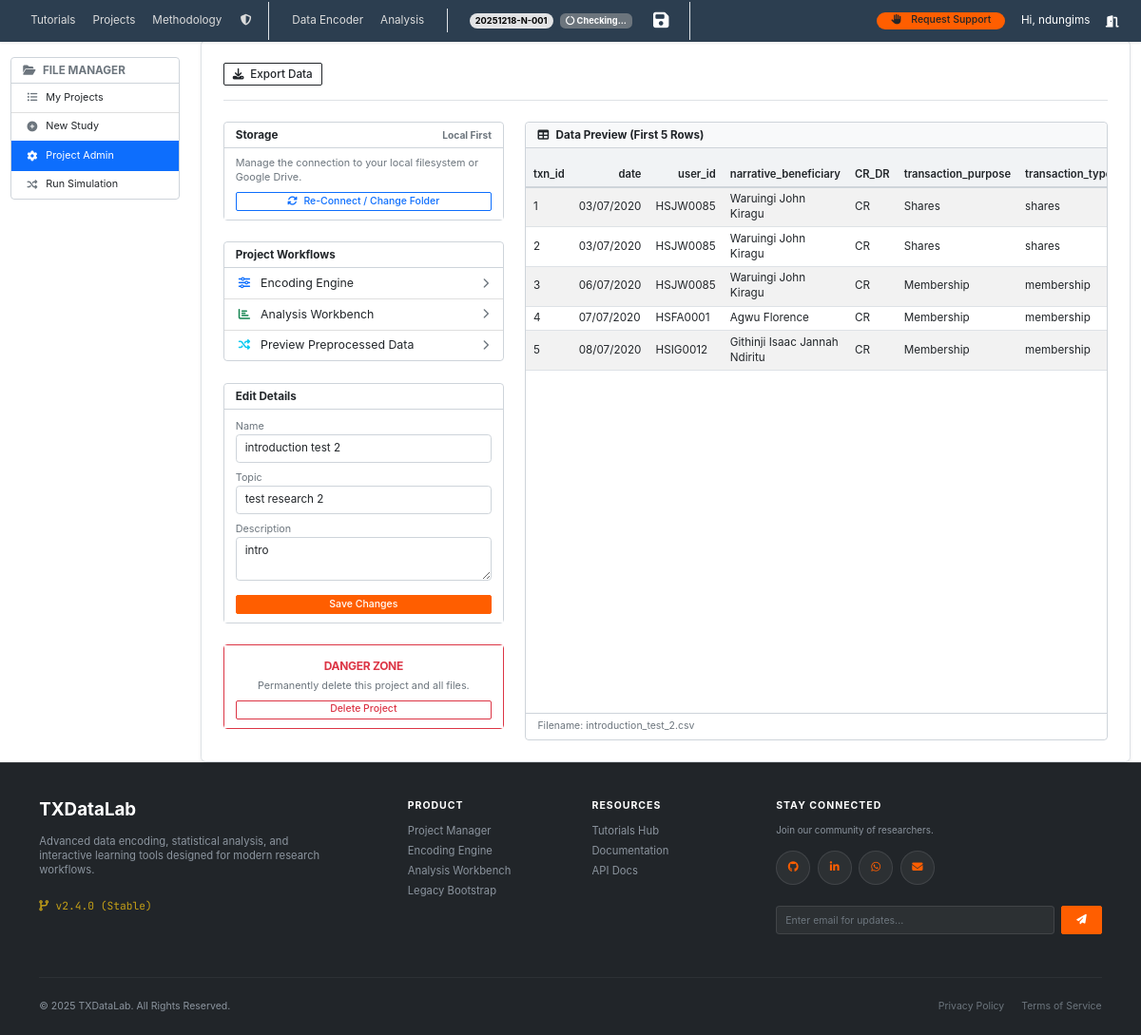
Page /projects/admin/1 (signed in) on the committed database.
### app/app_database/encoder_models.py (models this page shows, shortened)
class Study(db.Model):
    __tablename__ = 'studies'
    id = db.Column(db.Integer, primary_key=True)
    name = db.Column(db.String(255), unique=True, nullable=False)
    topic = db.Column(db.String(255))
    description = db.Column(db.Text)
    created_at = db.Column(db.DateTime(timezone=True), server_default=func.now())
    map_filename = db.Column(db.String(255), unique=True, nullable=False)
    project_code = db.Column(db.String(50), unique=True, index=True)
    user_id = db.Column(db.Integer, db.ForeignKey('users.id'), nullable=False)
    user = db.relationship('User', back_populates='studies')
    definitions = db.relationship('EncoderDefinition', back_populates='study', cascade='all, delete-orphan')
    column_encodings = db.relationship('ColumnEncoding', back_populates='study', cascade='all, delete-orphan')

class User(UserMixin, db.Model):
    __tablename__ = 'users'
    id = db.Column(db.Integer, primary_key=True)
    username = db.Column(db.String(64), index=True, unique=True, nullable=False)
    email = db.Column(db.String(120), index=True, unique=True, nullable=False)
    password_hash = db.Column(db.String(256))
    user_code = db.Column(db.String(20), unique=True, index=True, nullable=True)
    role_id = db.Column(db.Integer, db.ForeignKey('roles.id'))
    role = db.relationship('Role', back_populates='users')
    studies = db.relationship(
        'Study',
        back_populates='user',
        lazy='dynamic',
        cascade='all, delete-orphan'
    )

### app/app_file_mgt/file_mgt.py (the view)
@file_mgt_bp.route('/admin/<int:study_id>')
@login_required
def project_admin(study_id):
    study = Study.query.get_or_404(study_id)
    base_filename = study.map_filename.replace('.json', '.csv')
    content = WorkspaceManager.get_file(current_user.id, study.project_code, base_filename)
    preview_html = "Waiting for Local Sync..."
    if content:
        import pandas as pd
        import io
        try:
            df = pd.read_csv(io.StringIO(content), nrows=5)
            preview_html = df.to_html(classes='table table-sm table-striped small', index=False, border=0)
        except Exception as e:
            preview_html = f"Error reading cached data: {e}"
    return render_template('project_admin.html', study=study, preview_html=preview_html, active_page='admin')

### app/app_file_mgt/templates/file_mgt/project_admin.html (shortened to what this page needs)
{% extends "base_file_mgt.html" %}
{% block file_content %}
<div class="d-flex justify-content-between align-items-start mb-4 border-bottom pb-3">
    <div class="btn-group">
        <a href="{{ url_for('file_mgt.export_project', study_id=study.id) }}" class="btn btn-outline-dark">
            <i class="fas fa-download me-1"></i> Export Data
        </a>
    </div>
</div>
<div class="row g-4">
    <div class="col-lg-4">
        <div class="card shadow-sm mb-4">
            <div class="card-header bg-white fw-bold d-flex justify-content-between align-items-center">
                <span>Storage</span>
                <small class="text-muted">Local First</small>
            </div>
            <div class="card-body">
                <p class="small text-muted mb-2">
                    Manage the connection to your local filesystem or Google Drive.
                </p>
                <button onclick="SyncManager.connectLocalFolder()" class="btn btn-sm btn-outline-primary w-100">
                    <i class="fas fa-sync-alt me-1"></i> Re-Connect / Change Folder
                </button>
            </div>
        </div>
        <div class="card shadow-sm mb-4">
            <div class="card-header bg-white fw-bold">Project Workflows</div>
            <div class="list-group list-group-flush">
                <a href="{{ url_for('encoding.assign', study_id=study.id) }}" class="list-group-item list-group-item-action d-flex justify-content-between align-items-center">
                    <div><i class="fas fa-sliders-h text-primary me-2"></i> Encoding Engine</div>
                    <i class="fas fa-chevron-right text-muted small"></i>
                </a>
                <a href="{{ url_for('analysis.dashboard', study_id=study.id) }}" class="list-group-item list-group-item-action d-flex justify-content-between align-items-center">
                    <div><i class="fas fa-chart-bar text-success me-2"></i> Analysis Workbench</div>
                    <i class="fas fa-chevron-right text-muted small"></i>
                </a>
                <a href="{{ url_for('ops.view_study_results', study_id=study.id) }}" class="list-group-item list-group-item-action d-flex justify-content-between align-items-center">
                    <div><i class="fas fa-random text-info me-2"></i> Preview Preprocessed Data</div>
                    <i class="fas fa-chevron-right text-muted small"></i>
                </a>
            </div>
        </div>
        <div class="card shadow-sm mb-4">
            <div class="card-header bg-white fw-bold">Edit Details</div>
            <div class="card-body">
                <form action="{{ url_for('file_mgt.update_project', study_id=study.id) }}" method="POST">
                    <div class="mb-2">
                        <label class="small text-muted">Name</label>
                        <input type="text" class="form-control form-control-sm" name="study_name" value="{{ study.name }}">
                    </div>
                    <div class="mb-2">
                        <label class="small text-muted">Topic</label>
                        <input type="text" class="form-control form-control-sm" name="study_topic" value="{{ study.topic }}">
                    </div>
                    <div class="mb-3">
                        <label class="small text-muted">Description</label>
                        <textarea class="form-control form-control-sm" name="study_description">{{ study.description }}</textarea>
                    </div>
                    <button type="submit" class="btn btn-sm btn-primary w-100">Save Changes</button>
                </form>
            </div>
        </div>
        <div class="card border-danger">
            <div class="card-body text-center">
                <h6 class="text-danger">Danger Zone</h6>
                <p class="small text-muted mb-2">Permanently delete this project and all files.</p>
                <form action="{{ url_for('file_mgt.delete_project', study_id=study.id) }}" method="POST" onsubmit="return confirm('Are you sure you want to delete {{ study.name }}? This cannot be undone.');">
                    <button type="submit" class="btn btn-sm btn-outline-danger w-100">Delete Project</button>
                </form>
            </div>
        </div>
    </div>
    <div class="col-lg-8">
        <div class="card shadow-sm h-100">
            <div class="card-header bg-light">
                <i class="fas fa-table me-2"></i>Data Preview (First 5 Rows)
            </div>
            <div class="card-body p-0">
                <div class="table-responsive">
                    {% if preview_html %}
                        {{ preview_html|safe }}
                    {% else %}
                        <div class="p-3 text-muted">Data file not found or unreadable.</div>
                    {% endif %}
                </div>
            </div>
            <div class="card-footer bg-white small text-muted">
                Filename: {{ study.map_filename.replace('.json', '.csv') }}
            </div>
        </div>
    </div>
</div>
{% endblock %}

### app/templates/layout.html (shortened to what this page needs)
<!doctype html>
<html lang="en">
<head>
    <link rel="stylesheet" href="https://cdnjs.cloudflare.com/ajax/libs/font-awesome/6.5.1/css/all.min.css" />
    <link href="https://cdn.jsdelivr.net/npm/bootstrap-icons@1.11.3/font/bootstrap-icons.css" rel="stylesheet">
    <link href="https://cdn.jsdelivr.net/npm/bootstrap@5.3.2/dist/css/bootstrap.min.css" rel="stylesheet">
    <link rel="stylesheet" href="{{ url_for('static', filename='css/bootstrap.min.css') }}">
    <link rel="stylesheet" href="{{ url_for('static', filename='css/bootstrap-icons.css') }}">
    <link rel="stylesheet" href="{{ url_for('static', filename='css/style.css') }}">
</head>
<body>
    <nav class="navbar navbar-expand-md navbar-dark navbar-custom fixed-top " >
        <div class="container-fluid">
            {% if current_user.is_authenticated %}
                <ul class="navbar-nav mx-auto">
                    <li class="nav-item"><a class="nav-link" href="{{ url_for('tutorials.index') }}">Tutorials</a></li>
                    <li class="nav-item"><a class="nav-link" href="{{ url_for('file_mgt.list_projects') }}">Projects</a></li>
                    <li class="nav-item"><a class="nav-link" href="{{ url_for('ops.documentation') }}">Methodology</a></li>
                    <li class="nav-item"><a class="nav-link" href="{{ url_for('tuit_setup.index') }}">
                        <i class="fas fa-shield-alt fa-fw me-2"></i>
                    </a>
                    </li>
                </ul>
             {% if study %}
            <div class="d-flex align-items-center border-start border-end  px-3 py-2">
                <ul class="navbar-nav border-end me-4 pe-3">
                <li class="nav-item"><a class="nav-link" href="{{ url_for('encoding.definitions', study_id=study.id) }}">Data Encoder</a></li>
                <li class="nav-item"><a class="nav-link" href="{{ url_for('analysis.dashboard', study_id=study.id) }}">Analysis</a></li>
                </ul>
                <span class="badge rounded-pill bg-secondary-subtle text-black me-2">
                    {{ study.project_code }}
                </span>
                <span id="connectionStatus"
                    class="badge bg-secondary text-white me-3"
                    title="Checking status..."
                    style="cursor: pointer;">
                    <i class="fas fa-circle-notch fa-spin"></i> Checking...
                </span>
                <button onclick="SyncManager.syncProjectState()"
                        class="btn btn-sm"
                        title="Save Project State (CSV, JSON, Results) to Local Disk">
                    <i class="fas fa-save text-white fs-5"></i>
                </button>
            </div>
            {% endif %}
            {% endif %}
            <div class="collapse navbar-collapse" id="navbarNav">
                <ul class="navbar-nav ms-auto">
                    <li class="nav-item me-2">
                        <a class="btn btn-outline-light btn-sm px-3 rounded-5"
                        style="background: var(--fluidcore-orange); border: none; color: var(--fluidcore-white);"
                        href="{{ url_for('ops.support') }}"><i class="fas fa-hand-paper me-2"></i>
                            Request Support
                        </a>
                    </li>
                </ul>
                <ul class="navbar-nav ">
                    {% if current_user.is_authenticated %}
                        <li class="nav-item me-2">
                            <span class="nav-link text-white small">Hi, {{ current_user.username }}</span>
                        </li>
                        <li class="nav-item">
                            <a  href="{{ url_for('auth.logout') }}">
                                <i class="fas fa-door-open text-white pt-2"></i>
                            </a>
                        </li>
                    {% else %}
                        <li class="nav-item">
                            <a class="nav-link" href="{{ url_for('ops.index') }}">
                                <i class="fas fa-home text-white pt-2"></i>
                            </a>
                        </li>
                    {% endif %}
                </ul>
            </div>
        </div>
    </nav>
    <main >
        {% block content %}
        {% endblock %}
    </main>
    <footer class="footer-custom">
        <div class="container">
            <div class="row g-5">
                <div class="col-lg-4 col-md-12">
                    <a href="{{ url_for('file_mgt.list_projects') }}" class="text-white text-decoration-none h5 fw-bold mb-3 d-block">
                        TXDataLab
                    </a>
                    <p class="mb-4" style="max-width: 300px;">
                        Advanced data encoding, statistical analysis, and interactive learning tools designed for modern research workflows.
                    </p>
                    <div class="footer-brand-text">
                        <i class="fas fa-code-branch me-2"></i>v2.4.0 (Stable)
                    </div>
                </div>
                <div class="col-lg-2 col-6">
                    <div class="footer-heading">Product</div>
                    <ul class="footer-links">
                        <li><a href="{{ url_for('file_mgt.list_projects') }}">Project Manager</a></li>
                        {% if study %}
                            <li><a href="{{ url_for('encoding.definitions', study_id=study.id) }}">Encoding Engine</a></li>
                            <li><a href="{{ url_for('analysis.dashboard', study_id=study.id) }}">Analysis Workbench</a></li>
                        {% else %}
                            <li><span class="text-muted" style="cursor: not-allowed">Encoding Engine</span></li>
                            <li><span class="text-muted" style="cursor: not-allowed">Analysis Workbench</span></li>
                        {% endif %}
                        <li><a href="{{ url_for('ops.index') }}">Legacy Bootstrap</a></li>
                    </ul>
                </div>
                <div class="col-lg-2 col-6">
                    <div class="footer-heading">Resources</div>
                    <ul class="footer-links">
                        <li><a href="{{ url_for('tutorials.index') }}">Tutorials Hub</a></li>
                        <li><a href="{{ url_for('ops.documentation') }}">Documentation</a></li>
                        <li><a href="#">API Docs</a></li>
                    </ul>
                </div>
                <div class="col-lg-4 col-md-12">
                    <div class="footer-heading">Stay Connected</div>
                    <p class="small mb-3">Join our community of researchers.</p>
                    <div class="social-icons mb-4">
                        <a href="https://github.com/SNdungi/MBA_data_analysis" target="_blank" class="social-icon-btn" title="GitHub">
                            <i class="fab fa-github"></i>
                        </a>
                        <a href="https://www.linkedin.com/in/stephen-musyoka-3105141b3/" target="_blank" class="social-icon-btn" title="LinkedIn">
                            <i class="fab fa-linkedin-in"></i>
                        </a>
                        <a href="https://wa.me/254102965704" target="_blank" class="social-icon-btn" title="WhatsApp">
                            <i class="fab fa-whatsapp"></i>
                        </a>
                        <a href="#" class="social-icon-btn" title="Email">
                            <i class="fas fa-envelope"></i>
                        </a>
                    </div>
                    <form action="#" onsubmit="event.preventDefault();" class="d-flex gap-2">
                        <input type="email" class="form-control footer-input form-control-sm" placeholder="Enter email for updates...">
                        <button class="btn btn-primary btn-sm px-3" type="button">
                            <i class="fas fa-paper-plane"></i>
                        </button>
                    </form>
                </div>
            </div>
            <div class="footer-bottom">
                <div>
                    &copy; {{ now().year }} TXDataLab. All Rights Reserved.
                </div>
                <div class="d-none d-md-block">
                    <a href="#" class="text-muted text-decoration-none me-3 hover-white">Privacy Policy</a>
                    <a href="#" class="text-muted text-decoration-none hover-white">Terms of Service</a>
                </div>
            </div>
        </div>
    </footer>
</body>
</html>

### rows in the picture
Study: project_code "20251218-N-001", study_name "introduction test 2", study_topic "test research 2", study_description "intro", map_filename.replace "introduction_test_2.csv"
User: username "ndungims"
